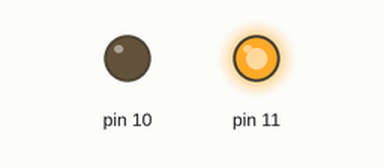
Bench run of a sketch on a simulated Arduino Uno, built with avr-gcc and run on an emulated ATmega328P. Shown: output pins drawn as LEDs (lit = HIGH).

Above: at 0.1 s.
Timing chart, 0 to 1.6 s (numbered marks = the images above):
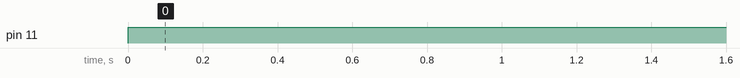

Measured:
- by itself, pin 11: LOW → HIGH at 0.00 s

The sketch:

sketch_jun28b.ino
```cpp
void setup() {
  pinMode(10, OUTPUT);
  pinMode(11, OUTPUT);

}

void loop() {
 digitalWrite(11, HIGH);


}
```
